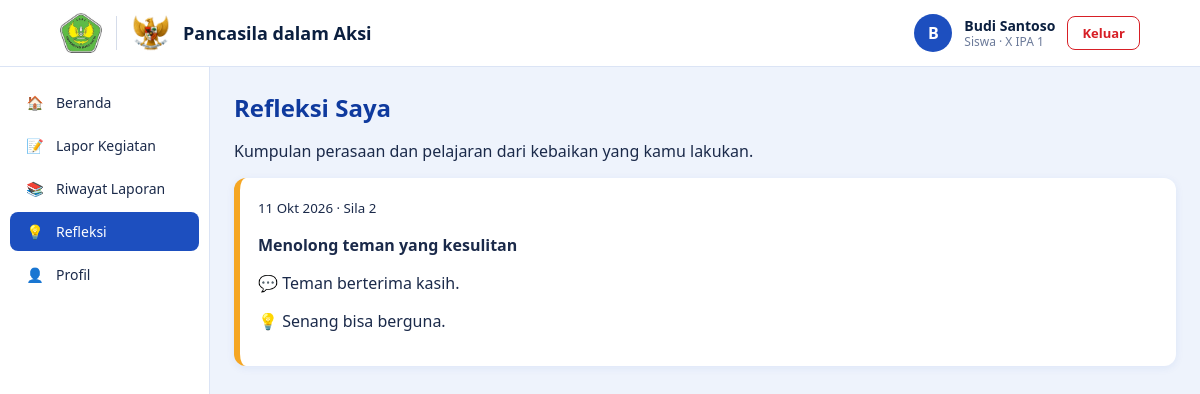
The page /siswa/refleksi.php (signed in) on the database its author committed.
### tables this page shows
CREATE TABLE `laporan` (
  `id` int(11) NOT NULL,
  `user_id` int(11) NOT NULL,
  `tanggal` date NOT NULL,
  `kegiatan` text NOT NULL,
  `sila` tinyint(4) NOT NULL,
  `pengalaman` text DEFAULT NULL,
  `perasaan` text DEFAULT NULL,
  `foto` varchar(255) DEFAULT NULL,
  `created_at` timestamp NOT NULL DEFAULT current_timestamp()
);

### siswa/refleksi.php (the view, shortened to what this page needs)
<?php require '../includes/fungsi.php'; wajib('siswa');
$rows = q("SELECT * FROM laporan WHERE user_id=? AND (perasaan<>'' OR pengalaman<>'') ORDER BY tanggal DESC", [$_SESSION['u']['id']]);
awal('Refleksi','refleksi'); ?>
<h2>Refleksi Saya</h2><p>Kumpulan perasaan dan pelajaran dari kebaikan yang kamu lakukan.</p>
<?php foreach($rows as $l): ?><div class="card" style="border-left:6px solid <?=$SILA[$l['sila']][1]?>"><small><?=tgl($l['tanggal'])?> · Sila <?=$l['sila']?></small>
<p><b><?=e($l['kegiatan'])?></b></p><p>💬 <?=e($l['pengalaman'])?></p><p>💡 <?=e($l['perasaan'])?></p></div><?php endforeach;

### assets/style.css (style rules this page uses)
:root { --b:#1d4fbf; --bg:#eef3fc; --card:#fff; --t:#1b2a4a; --mut:#6b7a99; --ln:#dbe4f5; --red:#d71f26; --red-dk:#b9161c; --navy:#0b1f3f; --soft:#4a5d7a; }
* { box-sizing:border-box; }
body { margin:0; font-family:"Segoe UI",Arial,sans-serif; background:var(--bg); color:var(--t); }
h1,h2,h3 { margin:0 0 8px; color:#0f3a9e; }
.card { margin-bottom:18px; padding:18px; background:var(--card); border-radius:12px; box-shadow:0 2px 8px #1d4fbf14; }

### rows shown on the page
laporan: tanggal "11 Okt 2026", sila "2", kegiatan "Menolong teman yang kesulitan", pengalaman "Teman berterima kasih.", perasaan "Senang bisa berguna."

### other values the page prints
$inisial "B"
$u['nama'] "Budi Santoso"
$peran "Siswa · X IPA 1"
$v[0] "🏠"
$v[1] "Beranda"
$v[0] "📝"
$v[1] "Lapor Kegiatan"
$v[0] "📚"
$v[1] "Riwayat Laporan"
$v[0] "💡"
$v[1] "Refleksi"
$v[0] "👤"
$v[1] "Profil"
